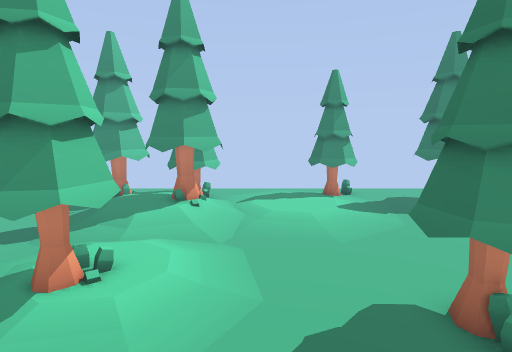
view 1 (above)

24 first-person views from a walk through a Godot game level. The camera is 1.5 m above the floor, tilts 8° down and sees 80° across. The floor is counted in squares, 0.5 m on a side. Each view is taken from the middle of a square. On the plan, view 1 faces up. The plan holds only what a view shows up to about 20 squares ahead; the rest is blank. The place goes on beyond the plan.

view 2
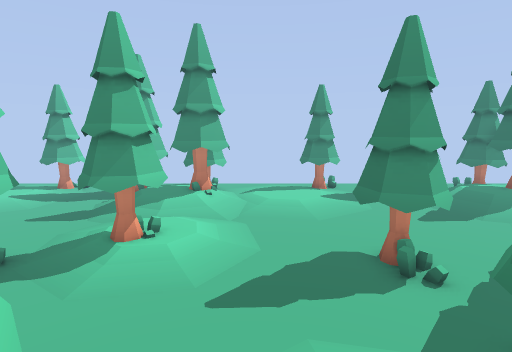

view 3
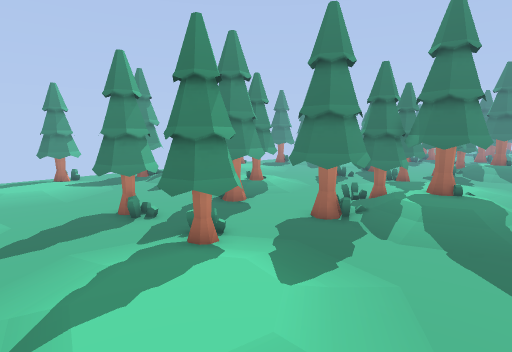

view 4
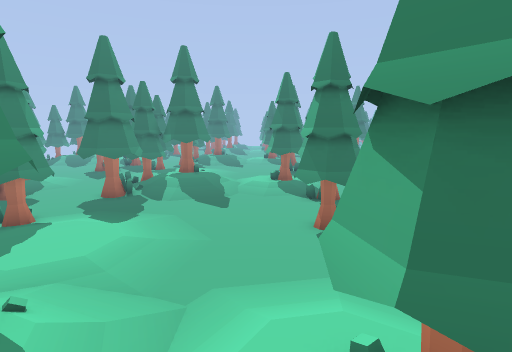

view 5
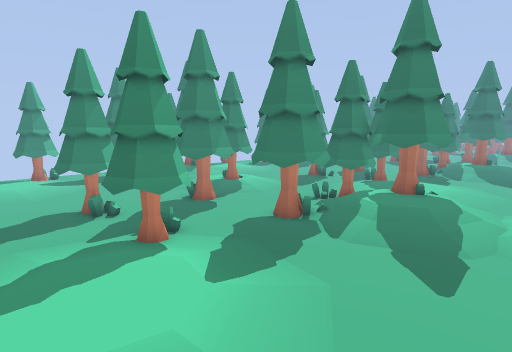

view 6
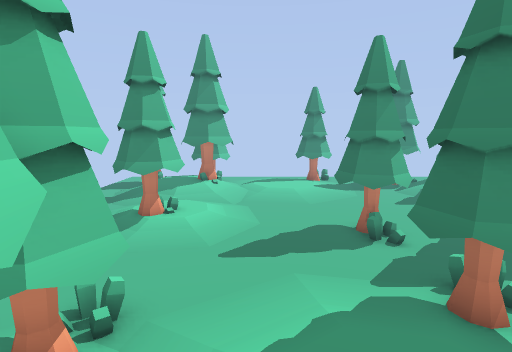

view 7
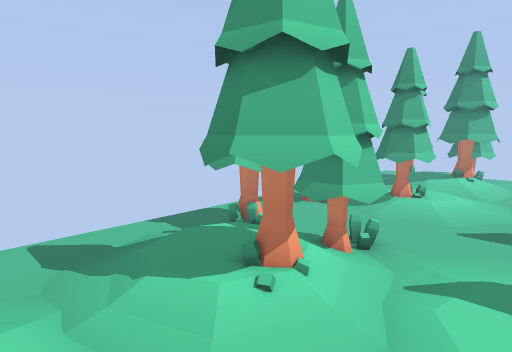

view 8
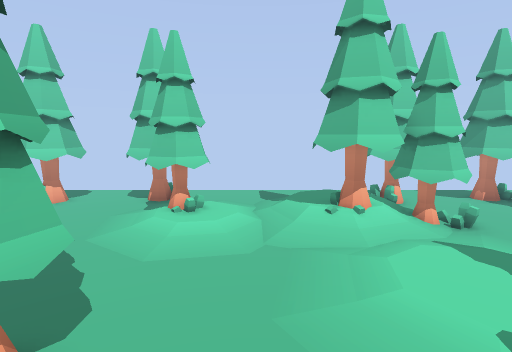

view 9
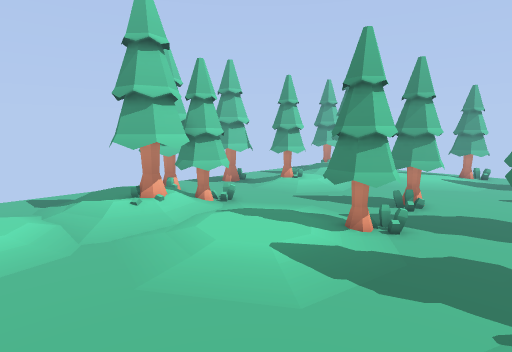

view 10
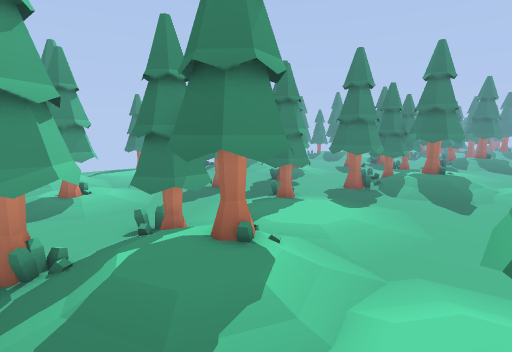

view 11
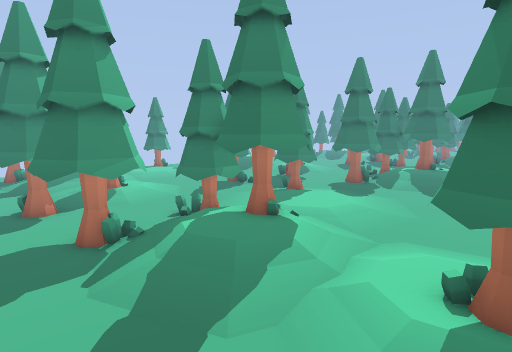

view 12
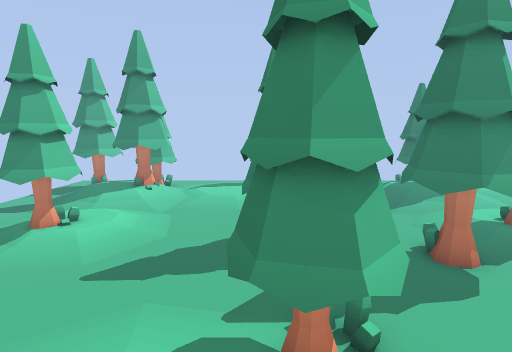

view 13
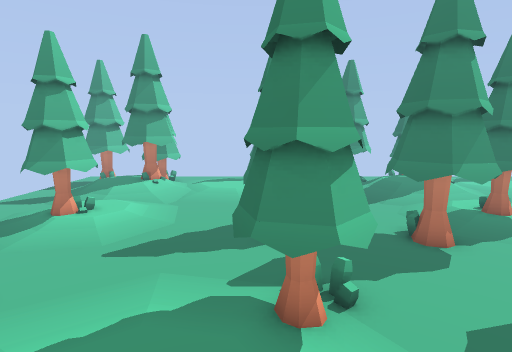

view 14
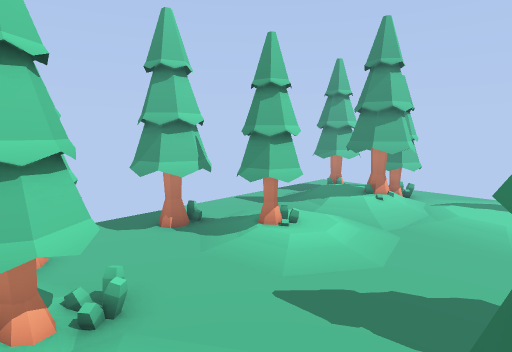

view 15
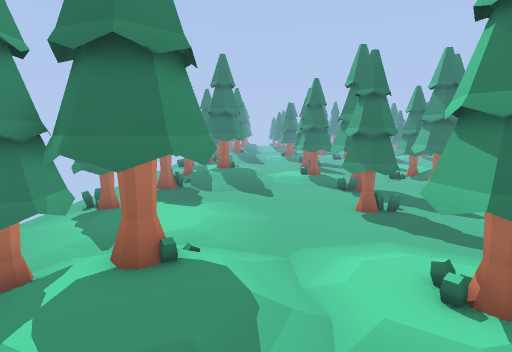

view 16
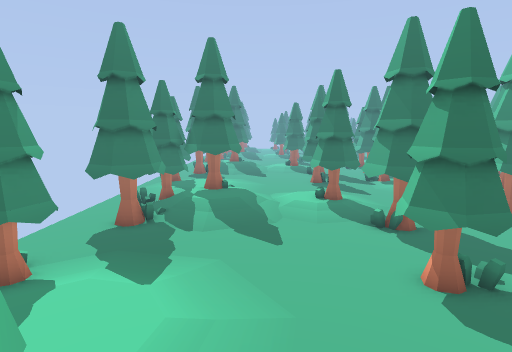

view 17
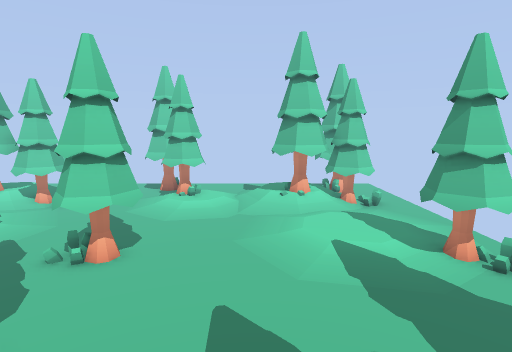

view 18
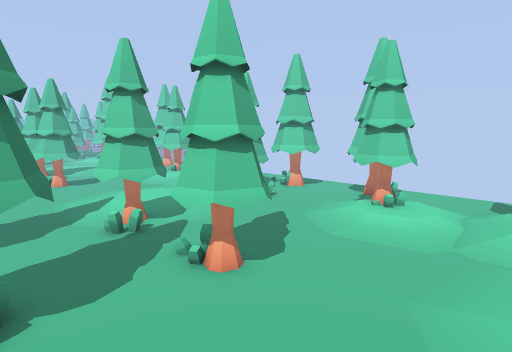

view 19
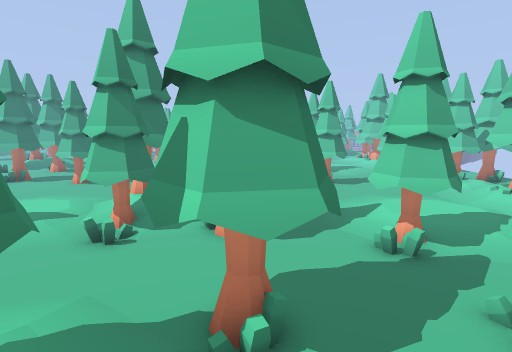

view 20
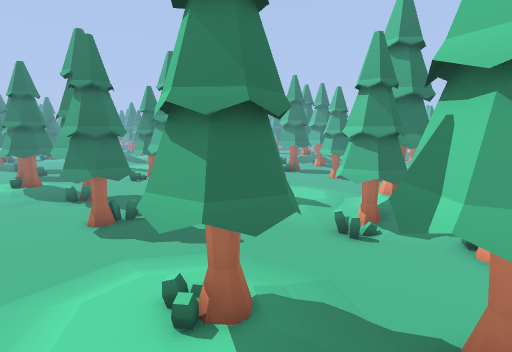

view 21
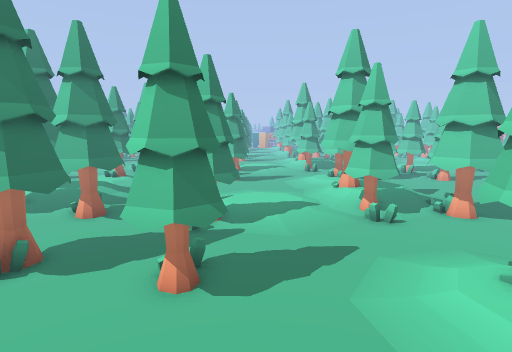

view 22
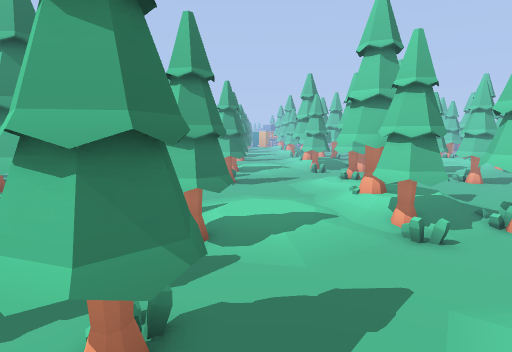

view 23
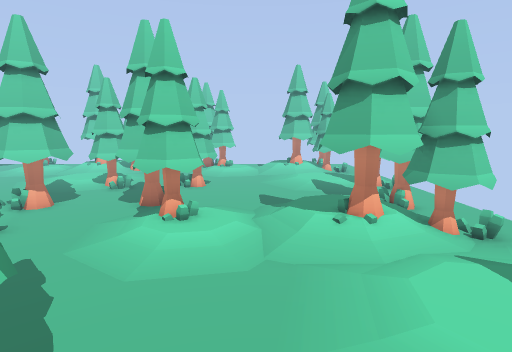

view 24
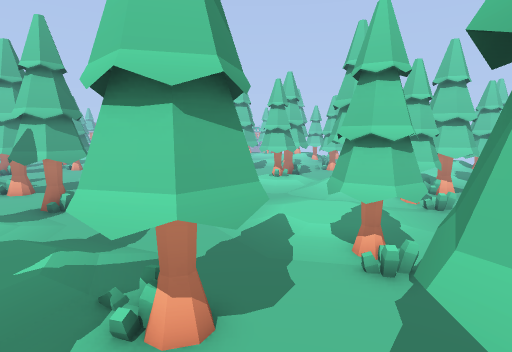

### Floor plan
Key: @ floor where view 1 was taken; # wall or solid block; x gap in a wall; . main floor; : floor 0.25 m higher than the main floor; / step, stairs or slope; = window, fence, low wall or low ledge; T thing the floor can be seen under or through.
Columns run from 23 left of view 1 to 11 right of it. Each row starts with its distance up from view 1.
 15      ==....###..   .==....###..#
 14 x######....###..###TTT....###..####
 13 .######.........###TTT.........####
 12 .. : ###........./:TTTT........./:#
 11 ../: ###........./:TTTT........./:#
 10 ../:###........../:TTT........../:#
  9 ...///............///............//
  8 ...................................
  7 ....:::............:::............:
  6 ...=TT=....##.....TTT=....##.....=#
  5  TTTTT:....###.TTTTTT:....###.#####
  4  TT TT.....###.TTTTTT.....###.### #
  3  #T.........=..TTT.........=..###..
  2 .##.............TT.............##..
  1 ...........##.............##.......
  0 .###.==....###..TTT.==.@..###..###.
 -1 x######....###..TTTTTT....###..####
 -2 .######.........TTTTTT.........####
 -3 .. : ###........./:TTTT........./:#
 -4 ../: ###........./:TTTT........./:#
 -5 ../:###........../:TTT........../:#
 -6 ...///............///............//
 -7 ...................................
 -8 ....:::............:::............:
 -9 ... ##=....##.... ###=....##.....=#
-10  #####:....###.   ###:....## .#####

Where each view was taken, in squares from view 1:
view 1: 0 up, 0 right, facing up
view 2: 3 down, 0 right, facing up
view 3: 7 down, 1 left, facing up-right
view 4: 8 down, 6 left, facing right
view 5: 8 down, 15 left, facing up-right
view 6: 5 down, 15 left, facing up
view 7: 8 down, 14 left, facing up-left
view 8: 7 down, 8 left, facing left
view 9: 9 down, 7 left, facing up-left
view 10: 9 down, 7 left, facing up-right
view 11: 10 down, 9 left, facing up-right
view 12: 4 down, 12 left, facing up
view 13: 5 down, 12 left, facing up
view 14: 2 down, 12 left, facing up-left
view 15: 9 up, 8 left, facing right
view 16: 9 up, 3 left, facing right
view 17: 9 up, 3 left, facing left
view 18: 10 up, 7 left, facing down-left
view 19: 8 up, 7 left, facing down
view 20: 8 up, 7 left, facing down-right
view 21: 11 up, 2 right, facing down
view 22: 8 up, 2 right, facing down
view 23: 8 up, 6 right, facing left
view 24: 3 up, 11 right, facing down-left
